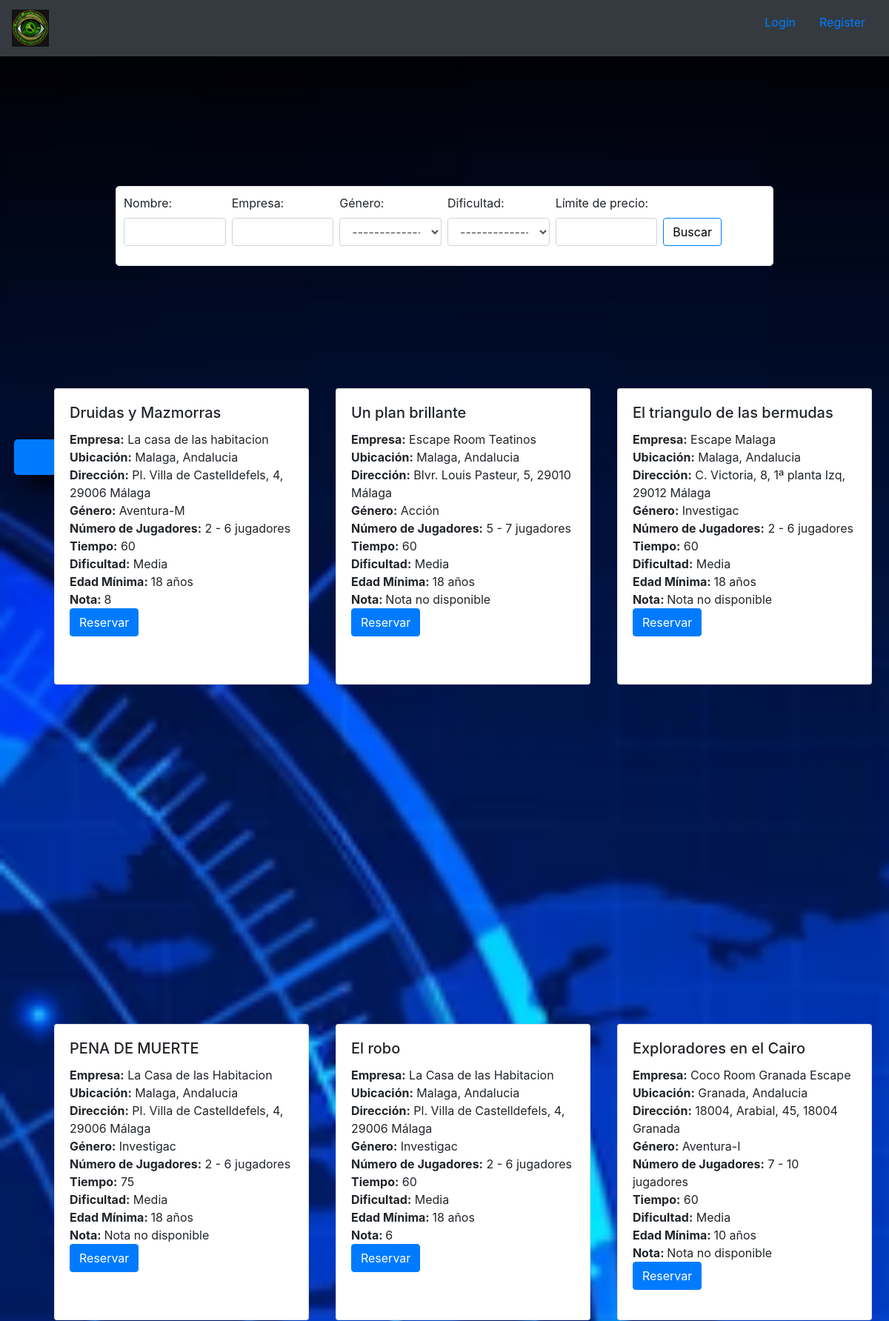
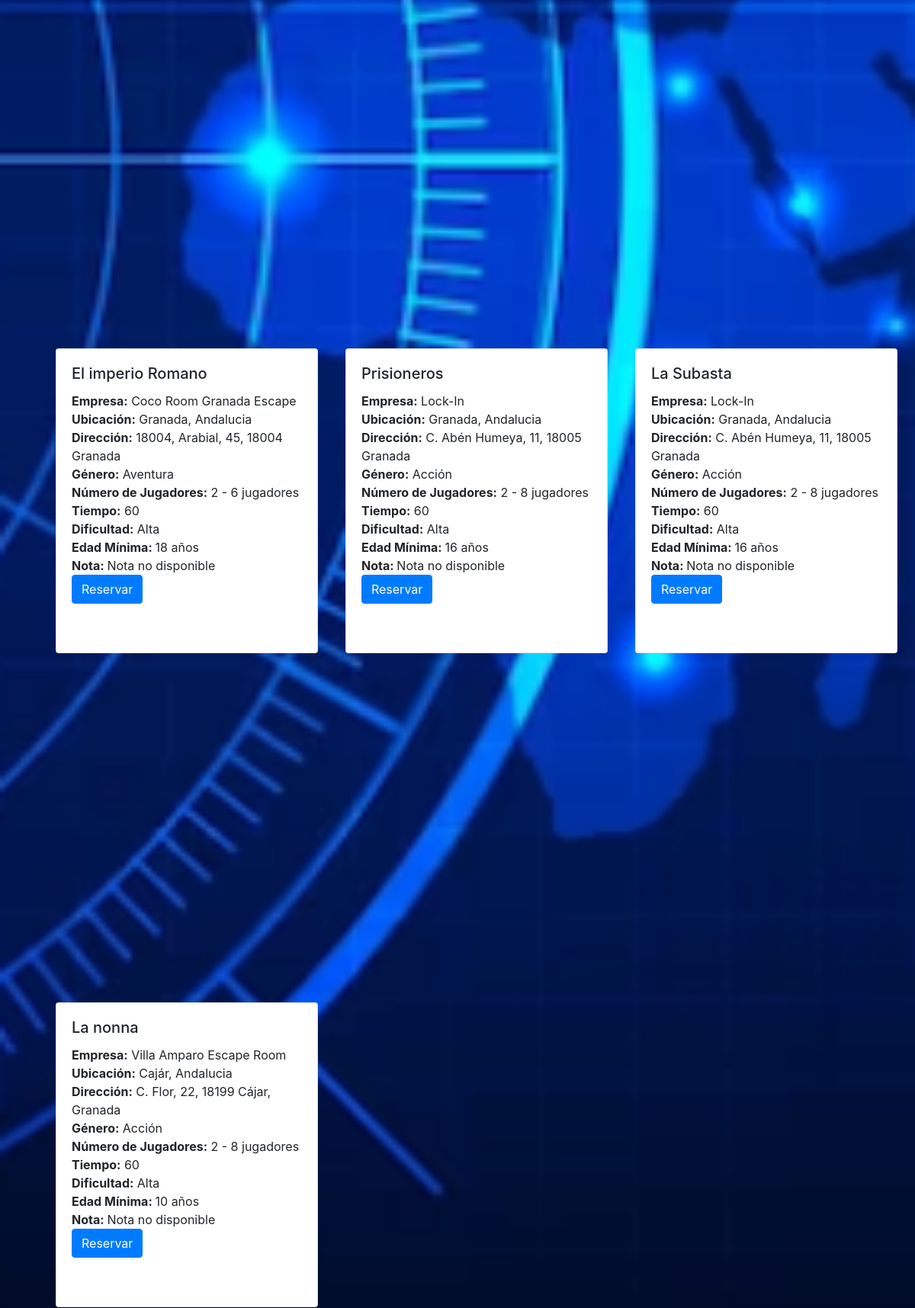
The app's page /boostrap/paginaAndalucia.php (upper part) with its own data (2 pictures, top to bottom).
### tables this page shows
CREATE TABLE `escaperooms` (
  `id_escape` int(3) NOT NULL,
  `empresa` varchar(50) NOT NULL,
  `sala` varchar(50) NOT NULL,
  `ubi` varchar(255) NOT NULL,
  `direc` varchar(255) NOT NULL,
  `genero` varchar(10) NOT NULL,
  `num_jugadores` varchar(25) NOT NULL,
  `tiempo` int(11) NOT NULL,
  `dificult` varchar(25) NOT NULL,
  `edadMin` varchar(25) NOT NULL,
  `nota` int(11) NOT NULL,
  `link` varchar(255) NOT NULL,
  `precio` varchar(25) NOT NULL,
  `escaperoomsGanadas` tinyint(1) NOT NULL
);

### boostrap/paginaAndalucia.php (the view, shortened to what this page needs)
<!DOCTYPE html>
<html>
<head>
        <link rel="stylesheet" href="https://maxcdn.bootstrapcdn.com/bootstrap/4.0.0/css/bootstrap.min.css">
</head>
<body>
<div class="container">
    <div class="row">
        <div class="col-4 ms-auto">
            <a href="../mapa.php">
                <button type="button" class="btn btn-primary btn-lg  mx-1" style="padding-left:100px; padding-right: 100px; box-shadow: 15px 13px 40px black;  top: 15%; left:15px;  position: fixed;">Mapa</button>
            </a>
        </div>
    </div>
    <div class="border">
    <form method="post" action="buscador.php" class="d-flex">
        <div class="form-group flex-grow-1 mr-2">
            <label for="sala">Nombre:</label>
            <input type="text" name="sala" id="sala" class="form-control">
        </div>
        <div class="form-group flex-grow-1 mr-2">
            <label for="empresa">Empresa:</label>
            <input type="text" name="empresa" id="empresa" class="form-control">
        </div>
        <div class="form-group flex-grow-1 mr-2">
            <label for="genero">Género:</label>
            <select class="form-control" id="genero" name="genero">
                <option value="">------------------</option>
            </select>
        </div>
        <div class="form-group flex-grow-1 mr-2">
            <label for="dificult">Dificultad:</label>
            <select class="form-control" id="dificult" name="dificult">
                <option value="">------------------</option>
            </select>
        </div>
        <div class="form-group flex-grow-1 mr-2">
            <label for="precio">Límite de precio:</label>
            <input type="number" name="precio" id="precio" class="form-control">
        </div>
        <div class="form-group">
            <button type="submit" class="btn btn-primary" style="margin-top:32px; background-color:white; color:black;">Buscar</button>
        </div>
    </form>
</div>
    <div class="row">
        <?php
        $servername = "localhost";
        $username = "root";
        $password = "";
        $dbname = "escapesrooms";
        $conn = new mysqli($servername, $username, $password, $dbname);
        $ubi = isset($_POST['ubi']) ? $_POST['ubi'] : 'Andalucia';
        $sql = "SELECT * FROM escaperooms";
        if (!empty($ubi)) {
            $sql .= " WHERE ubi LIKE '%{$ubi}%'";
        }
        $result = $conn->query($sql);
        while ($row = $result->fetch_assoc()) {
            echo '<div class="col-4">';
            echo '<div class="escape-room">';
            echo '<div class="card my-card">';
            echo '<div class="card-body">';
            echo '<h5 class="card-title">' . $row['sala'] . '</h5>';
            echo '<p class="card-text"><strong>Empresa:</strong> ' . $row['empresa'] . '</p>';
            echo '<p class="card-text"><strong>Ubicación:</strong> ' . $row['ubi'] . '</p>';
            echo '<p class="card-text"><strong>Dirección:</strong> ' . $row['direc'] . '</p>';
            echo '<p class="card-text"><strong>Género:</strong> ' . $row['genero'] . '</p>';
            echo '<p class="card-text"><strong>Número de Jugadores:</strong> ' . $row['num_jugadores'] . '</p>';
            echo '<p class="card-text"><strong>Tiempo:</strong> ' . $row['tiempo'] . '</p>';
            echo '<p class="card-text"><strong>Dificultad:</strong> ' . $row['dificult'] . '</p>';
            if ($row['edadMin'] == '*' || $row['edadMin'] == '-') {
                echo '<p class="card-text"><strong>Edad Mínima: </strong> Sin restricción de edad';
            } else {
                echo '<p class="card-text"><strong>Edad Mínima: </strong> ' . $row['edadMin'] . '</p>';
            }
            if ($row['nota'] == '0') {
                echo '<p class="card-text"><strong>Nota: </strong> Nota no disponible' . '<br>';
            } else {
                echo '<p class="card-text"><strong>Nota: </strong> ' . $row['nota'] . '</p>';
            }
            if ($row['link'] == '*' || $row['link'] == '-') {
                echo '<a href="' . '404.php' . '" class="btn btn-primary">Reservar</a>';
            } else {
                echo '<a href="' . $row['link'] . '" class="btn btn-primary">Reservar</a>';
            }
            echo '</div>';
            echo '</div>';
            echo '</div>';
            echo '</div>';
        }
        ?>
    </div>
</div>
</body>
</html>

### boostrap/paginaAndalucia.php (style rules this page uses)
body { background-image: url(../img/radar.PNG); background-repeat: no-repeat; background-position: center; background-size: cover; background-attachment: fixed; }
.escape-room p { margin: 0px 0; font-size: 16px; }
.col-4 { flex-basis: 33.33%; max-width: 33.33%; }
.col-4 .escape-room { width: 400px; height: 0; padding-bottom: 180%; top: 50%; }
.my-card { margin-right: 1.75rem; margin-left: 1.75rem; }
body > .container > .row > .col-4 { margin-bottom: 20%; }
.border { background-color: white; display: flex; justify-content: center; align-items: center; margin-bottom: 10%; transform: translate(-50%, -50%); padding: 10px; border-radius: 5px; box-shadow: 0px 0px 5px rgba(0, 0, 0, 0.2); margin-left: 50%; width: 80%; }
.border form { margin: 0; width: 100%; }
.form-group { flex: 1; }
.card { height: 400px; }

### records on screen
escaperooms: sala "Druidas y Mazmorras", empresa "La casa de las habitacion", ubi "Malaga, Andalucia", direc "Pl. Villa de Castelldefels, 4, 29006 Málaga", genero "Aventura-M", num_jugadores "2 - 6 jugadores", tiempo "60", dificult "Media", edadMin "18 años", nota "8"
escaperooms: sala "Un plan brillante", empresa "Escape Room Teatinos", ubi "Malaga, Andalucia", direc "Blvr. Louis Pasteur, 5, 29010 Málaga", genero "Acción", num_jugadores "5 - 7 jugadores", tiempo "60", dificult "Media", edadMin "18 años", shows "Nota:", nota "Nota no disponible"
escaperooms: sala "El triangulo de las bermudas", empresa "Escape Malaga", ubi "Malaga, Andalucia", direc "C. Victoria, 8, 1ª planta Izq, 29012 Málaga", genero "Investigac", num_jugadores "2 - 6 jugadores", tiempo "60", dificult "Media", edadMin "18 años", shows "Nota:", nota "Nota no disponible"
escaperooms: sala "PENA DE MUERTE", empresa "La Casa de las Habitacion", ubi "Malaga, Andalucia", direc "Pl. Villa de Castelldefels, 4, 29006 Málaga", genero "Investigac", num_jugadores "2 - 6 jugadores", tiempo "75", dificult "Media", edadMin "18 años", shows "Nota:", nota "Nota no disponible"
escaperooms: sala "El robo", empresa "La Casa de las Habitacion", ubi "Malaga, Andalucia", direc "Pl. Villa de Castelldefels, 4, 29006 Málaga", genero "Investigac", num_jugadores "2 - 6 jugadores", tiempo "60", dificult "Media", edadMin "18 años", nota "6"
escaperooms: sala "Exploradores en el Cairo", empresa "Coco Room Granada Escape", ubi "Granada, Andalucia", direc "18004, Arabial, 45, 18004 Granada", genero "Aventura-I", num_jugadores "7 - 10 jugadores", tiempo "60", dificult "Media", edadMin "10 años", shows "Nota:", nota "Nota no disponible"
escaperooms: sala "El imperio Romano", empresa "Coco Room Granada Escape", ubi "Granada, Andalucia", direc "18004, Arabial, 45, 18004 Granada", genero "Aventura", num_jugadores "2 - 6 jugadores", tiempo "60", dificult "Alta", edadMin "18 años", shows "Nota:", nota "Nota no disponible"
escaperooms: sala "Prisioneros", empresa "Lock-In", ubi "Granada, Andalucia", direc "C. Abén Humeya, 11, 18005 Granada", genero "Acción", num_jugadores "2 - 8 jugadores", tiempo "60", dificult "Alta", edadMin "16 años", shows "Nota:", nota "Nota no disponible"
escaperooms: sala "La Subasta", empresa "Lock-In", ubi "Granada, Andalucia", direc "C. Abén Humeya, 11, 18005 Granada", genero "Acción", num_jugadores "2 - 8 jugadores", tiempo "60", dificult "Alta", edadMin "16 años", shows "Nota:", nota "Nota no disponible"
escaperooms: sala "La nonna", empresa "Villa Amparo Escape Room", ubi "Cajár, Andalucia", direc "C. Flor, 22, 18199 Cájar, Granada", genero "Acción", num_jugadores "2 - 8 jugadores", tiempo "60", dificult "Alta", edadMin "10 años", shows "Nota:", nota "Nota no disponible"
